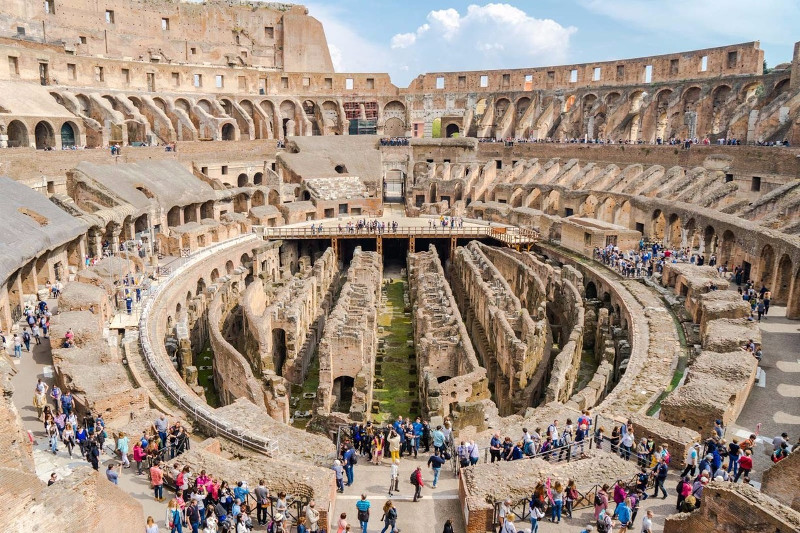
#> input picture images/tiltshift/tiltshift1.jpg, 800 x 533 px, given in place of rome3.jpg, which was not available
$ python tiltshift.py
#> lines starting #> are read from the running program, lines starting #| are printed output that depends on the picture; pictures that were not available may be replaced by others from this repository, and a replacement may not be noted
import numpy as np
import cv2


# x = linha da imagem onde o alpha deve ser calculado
# l1,l2 = linhas onde o valor de alpha eh 0.5
# d = forca do decaimento
def alpha(x, l1, l2, d):
    if d == 0:
        d += 0.0001
    return (1/2)*(np.tanh((x-l1)/d) - np.tanh((x-l2)/d))


def update_tiltshift():
    global mask, tiltshifted_img

    # update the mask and the processed image
    for x in range(0, img_height):
        alpha_x = alpha(x, l1, l2, decaimento)

        mask[x, :] = alpha_x
        tiltshifted_img[x, :] = cv2.addWeighted(img_copy[x, :], alpha_x, blurred_img[x, :], 1-alpha_x, 0)


# [60 lines left out: functions on_saturation_change, on_focus_change, on_window_height_change, on_gradient_change, on_blur_change, not called in this run]


# ====================================================================

# load the image, create a copy, a blurred copy and another copy to store the final result
img = cv2.imread('media/rome3.jpg')
#> img is the input picture: shape (533, 800, 3); mean B, G, R 130.4, 144.8, 162.8
img_copy = img.copy()
tiltshifted_img = img.copy()
blurred_img = cv2.blur(img, (5, 5))
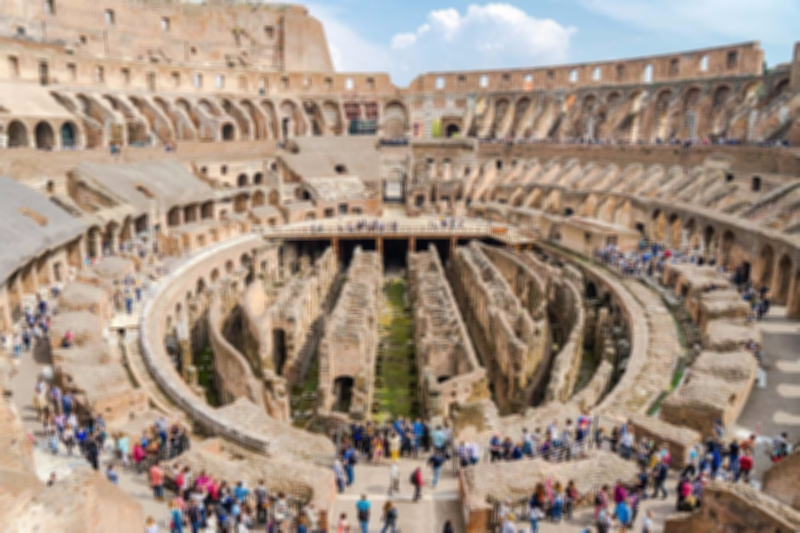
#> blurred_img: shape (533, 800, 3); mean B, G, R 130.4, 144.8, 162.8

img_height, img_width = img.shape[:2]
#> img_height = 533; img_width = 800

# create the mask and the negative mask with the same size as the image
mask = np.zeros(img.shape, dtype=np.float32)
mask_negative = mask.copy()

center_line = int(img_height / 2)
#> center_line = 266
l1 = center_line - int(img_height / 4)
#> l1 = 133
l2 = center_line + int(img_height / 4)
#> l2 = 399
decaimento = 50

cv2.namedWindow('Tiltshift')
cv2.createTrackbar('Focus center line', 'Tiltshift', 50, 100, on_focus_change)
cv2.createTrackbar('Focus window height', 'Tiltshift', 50, 100, on_window_height_change)
cv2.createTrackbar('Blur gradient', 'Tiltshift', 50, 100, on_gradient_change)
cv2.createTrackbar('Blur intensity', 'Tiltshift', 0, 10, on_blur_change)
cv2.createTrackbar('Saturation', 'Tiltshift', 0, 5, on_saturation_change)

update_tiltshift()
#> after the loop in update_tiltshift, `for x in range(0, img_height):`:
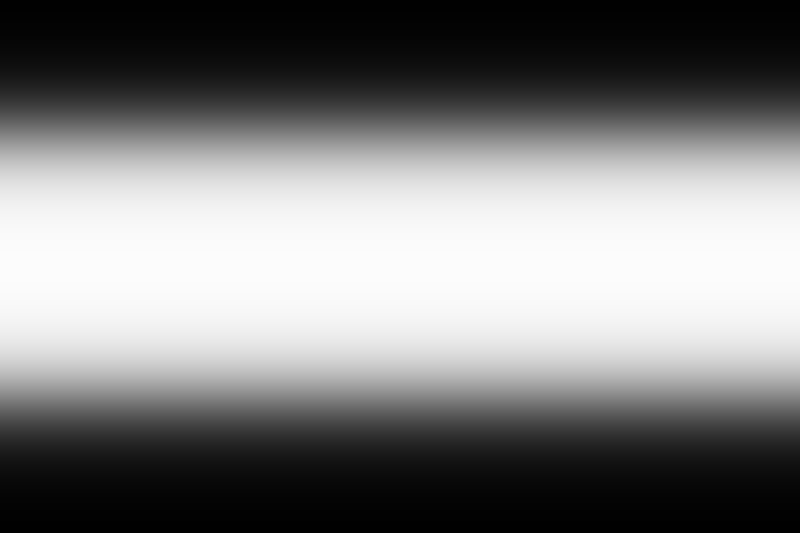
#> mask: shape (533, 800, 3) float32; min 0.00487, max 0.99, mean 0.499
#> after the loop in update_tiltshift, `for x in range(0, img_height):`:
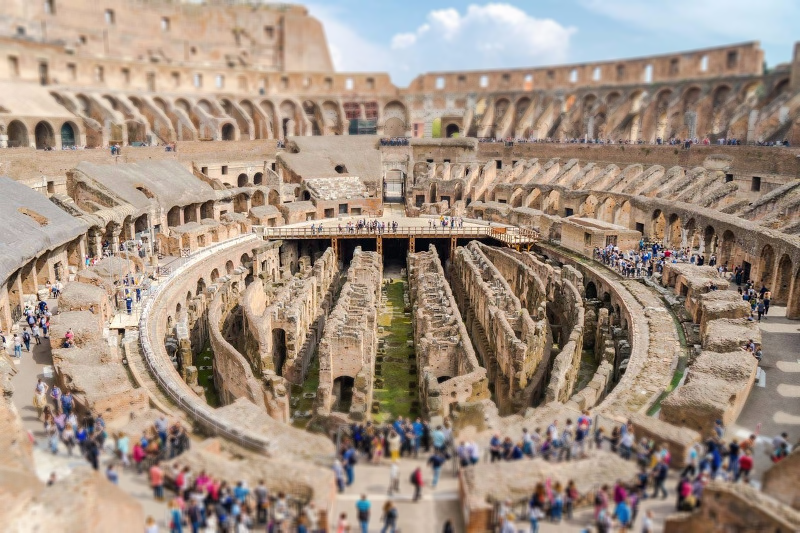
#> tiltshifted_img: shape (533, 800, 3); mean B, G, R 130.4, 144.8, 162.8

while True:
    # display the image
    cv2.imshow('Tiltshift', tiltshifted_img)
    cv2.imshow('mask', mask)

    # wait for a key to be pressed
    key = cv2.waitKey(1) & 0xFF
#> (key Esc is pressed here)
    # if the esc key is pressed, close without saving
    if key == 27:
        break
    # if the space bar is pressed, save and close
    elif key == 32:
        cv2.imwrite('media/Tilt_shifted.jpg', tiltshifted_img)
        break

# destroy all windows
cv2.destroyAllWindows()
